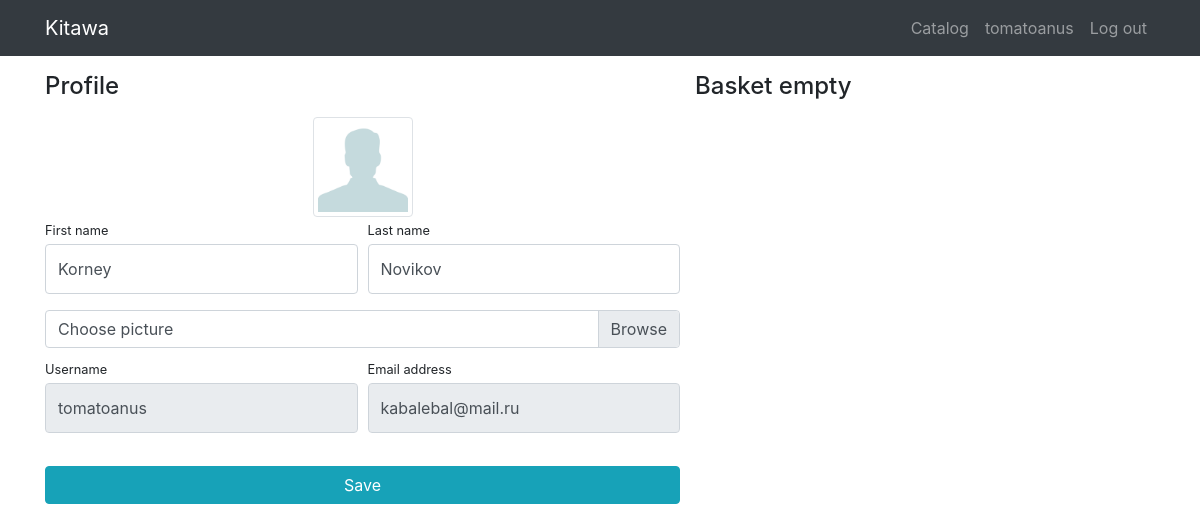
The page /users/profile (signed in) on the database its author committed.
### users/models.py (models this page shows)
class User(AbstractUser):
    image = models.ImageField(upload_to='users_images', blank=True)

### users/views.py (the view)
# urls.py: path('profile', profile, name="profile"),
@login_required()
def profile(request):
    if request.method == 'POST':
        form = UserProfileForm(data=request.POST, files=request.FILES, instance=request.user)
        if form.is_valid:
            form.save()
            return HttpResponseRedirect(reverse('profile'))
    else:
        form = UserProfileForm(instance=request.user)
    baskets = Basket.objects.filter(user=request.user)
    total_quantity = sum(basket.quantity for basket in baskets)
    total_sum = sum((basket.sum() for basket in baskets))
    context = {'form': form,
               'baskets': baskets,
               'total_quantity': total_quantity,
               'total_sum': total_sum,
               }
    return render(request, 'users/profile.html', context)

### users/forms.py
class UserProfileForm(UserChangeForm):
    username = forms.CharField(widget=forms.TextInput(attrs={'readonly': True}))
    email = forms.CharField(widget=forms.EmailInput(attrs={'readonly': True}))
    image = forms.ImageField(widget=forms.FileInput(), required=False)
    class Meta:
        model = User
        fields = ('username', 'email', 'first_name', 'last_name', 'image')
    def __init__(self, *args, **kwargs):
        super(UserProfileForm, self).__init__(*args, **kwargs)
        for field_name, field in self.fields.items():
            field.widget.attrs['class'] = 'form-control py-4'
        self.fields['image'].widget.attrs['class'] = 'custom-file-input'

### users/templates/users/profile.html (shortened to what this page needs)
{% extends 'products/base.html' %}
{% load static %}
{% block css %}
    <link href="{% static 'css/profile.css' %}" rel="stylesheet">
{% endblock %}
{% block content %}
<div class="container">
    <div class="row">
        <div class="col-lg-7">
            <h4 class="mt-3 mb-3">Profile</h4>
            <div class="col-lg-12 text-center">
                <img width="100" height="100"
                     src="{% if user.image %} {{ form.image.url }} {% else %} {% static 'vendor/img/users/default_profile.png' %} {% endif %}"
                     class="img-thumbnail">
            </div>
            <form action="{% url 'profile' %}" method="post" enctype="multipart/form-data">
                <div class="form-row">
                    <div class="col-lg-6">
                        <div class="form-group">
                            <label class="small mb-1" for="{{ form.first_name.id_for_label }}">First name</label>
                            {{ form.first_name }}
                        </div>
                    </div>
                    <div class="col-lg-6">
                        <div class="form-group">
                            <label class="small mb-1" for="{{ form.last_name.id_for_label }}">Last name</label>
                            {{ form.last_name }}
                        </div>
                    </div>
                </div>
                <div class="form-row mb-2">
                    <div class="col-lg-12">
                        <div class="custom-file">
                            <label class="custom-file-label" for="{{ form.image.id_for_label }}">Choose picture</label>
                        </div>
                    </div>
                </div>
                <div class="form-row">
                    <div class="col-lg-6">
                        <label class="small mb-1" for="{{ form.username.id_for_label }}">Username</label>
                        {{ form.username }}
                    </div>
                    <div class="col-lg-6">
                        <label class="small mb-1" for="{{ form.email.id_for_label }}">Email address</label>
                        {{ form.email }}
                    </div>
                </div>
                <div class="form-row">
                    <div class="col-lg-12" style="margin-top: 33px;">
                        <input class="btn btn-info btn-block" type="submit" value="Save">
                    </div>
                </div>
            </form>
        </div>
        {% include 'products/basket.html' %}
    </div>
</div>
{% endblock %}

### products/templates/products/base.html (shortened to what this page needs)
<!DOCTYPE html>
{% load static %}
<html lang="en">
<head>
    <link href="{% static 'vendor/bootstrap/css/bootstrap.min.css' %}" rel="stylesheet">
    {% block css %} {% endblock %}
</head>
<body>
<nav class="navbar navbar-expand-lg navbar-dark bg-dark fixed-top">
    <div class="container">
        <a class="navbar-brand" href="{% url 'home' %}">Kitawa</a>
        <div class="collapse navbar-collapse" id="navbarResponsive">
            <ul class="navbar-nav ml-auto">
                <li class="nav-item">
                    <a class="nav-link" href="{% url 'products' %}">Catalog  </a>
                </li>
                {% if user.is_authenticated %}
                <li class="nav-item">
                    <a class="nav-link" href="{% url 'profile' %}">{{ user.username }}
                    </a>
                </li>
                <li class="nav-item">
                    <a class="nav-link" href="{% url 'logout' %}">Log out </a>
                </li>
                {% else %}
                <li class="nav-item">
                    <a class="nav-link" href="{% url 'login' %}">Log in <i class="fas fa-sign-in-alt"></i></a>
                </li>
                {% endif %}
            </ul>
        </div>
    </div>
</nav>
{% block content %} {% endblock %}
</body>
</html>

### static/css/profile.css (style rules this page uses)
body { padding-top: 56px; }

### rows shown on the page
User: username "tomatoanus", first_name "Korney", last_name "Novikov", email "kabalebal@mail.ru"
